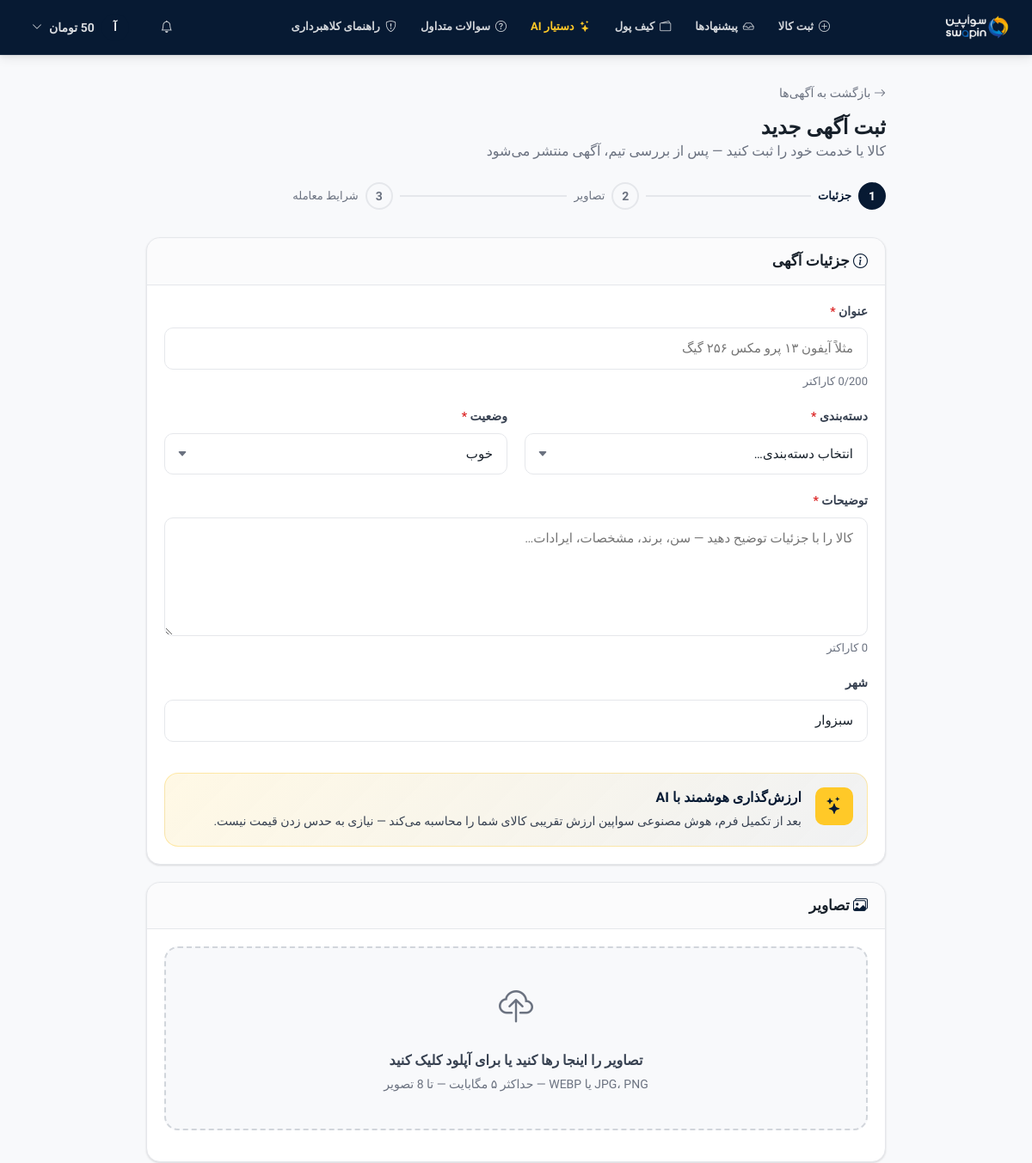
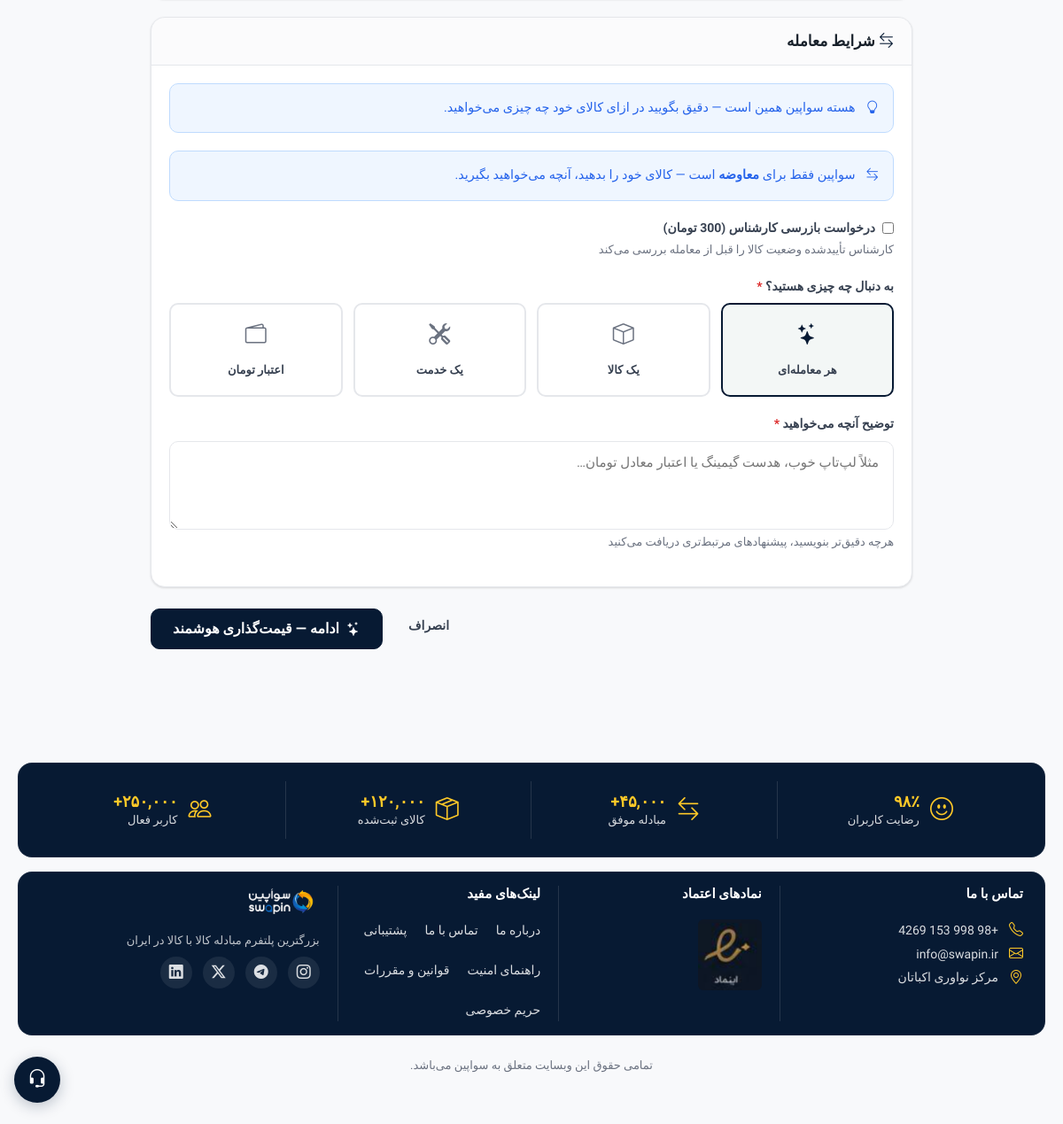
The page /listings/create.php (signed in) on the database its author committed (2 pictures, top to bottom).
### tables this page shows
CREATE TABLE `users` (
  `id` int UNSIGNED NOT NULL,
  `name` varchar(120) NOT NULL,
  `email` varchar(180) NOT NULL,
  `phone` varchar(20) DEFAULT NULL,
  `city` varchar(100) DEFAULT NULL,
  `avatar` varchar(200) DEFAULT NULL,
  `bio` text,
  `password_hash` varchar(255) NOT NULL,
  `credit_balance` decimal(12,2) NOT NULL DEFAULT '0.00',
  `rating` decimal(3,2) NOT NULL DEFAULT '0.00',
  `rating_count` int UNSIGNED NOT NULL DEFAULT '0',
  `verification_level` tinyint UNSIGNED NOT NULL DEFAULT '1' COMMENT '1=email,2=phone,3=id_verified',
  `is_active` tinyint(1) NOT NULL DEFAULT '1',
  `last_seen` datetime DEFAULT NULL,
  `created_at` datetime NOT NULL DEFAULT CURRENT_TIMESTAMP,
  `updated_at` datetime NOT NULL DEFAULT CURRENT_TIMESTAMP ON UPDATE CURRENT_TIMESTAMP
);

### listings/create.php (the view, shortened to what the rows shown need)
<?php
require_once __DIR__ . '/../includes/config.php';
require_once __DIR__ . '/../includes/layout.php';
$user = require_auth();
$vals   = [
    'title'           => '',
    'category_id'     => '',
    'description'     => '',
    'condition'       => 'good',
    'estimated_value' => '',
    'want_in_return'  => '',
    'want_type'       => 'any',
    'listing_mode'    => 'swap',
    'sell_price'      => '',
    'needs_inspection'=> 0,
    'city'            => $user['city'] ?? '',
];
render_head('ثبت آگهی');
render_navbar($user);
?>
<div class="section-sm">
  <div class="container-md">
    <div class="mb-6">
      <h2 class="mt-3">ثبت آگهی جدید</h2>
    </div>
    <form method="POST" enctype="multipart/form-data" id="create-form" novalidate>
      <div class="card mb-5" id="step-1">
        <div class="card-body">
          <div style="display:grid;grid-template-columns:1fr 1fr;gap:var(--sp-5)">
            <div class="form-group">
              <label class="form-label" for="condition">وضعیت <span class="required">*</span></label>
              <select class="form-control" id="condition" name="condition">
                <?php foreach (['new','like_new','good','fair','poor'] as $v): ?>
                <option value="<?= $v ?>" <?= $vals['condition'] === $v ? 'selected' : '' ?>><?= condition_label($v) ?></option>
                <?php endforeach; ?>
              </select>
            </div>
          </div>
          <div style="display:grid;grid-template-columns:1fr;gap:var(--sp-5)">
            <div class="form-group">
              <label class="form-label" for="city">شهر</label>
              <input type="text" class="form-control" id="city" name="city"
                     value="<?= h($vals['city']) ?>" placeholder="شهر شما">
            </div>
          </div>
        </div>
      </div>
      <div class="card mb-6" id="step-3">
        <div class="card-body">
          <div class="form-group">
            <label style="display:flex;align-items:center;gap:var(--sp-2);cursor:pointer">
              <input type="checkbox" name="needs_inspection" value="1" <?= !empty($vals['needs_inspection']) ? 'checked' : '' ?>>
              <span class="form-label" style="margin:0">درخواست بازرسی کارشناس (<?= fmt_credit(INSPECTION_KBC) ?>)</span>
            </label>
          </div>
        </div>
      </div>
    </form>
  </div>
</div>
<?php render_footer(); ?>

### includes/layout.php (shortened to what the rows shown need)
<?php
require_once __DIR__ . '/config.php';
function render_head(string $title = '', string $desc = '', array $seo = []): void {
    $t         = $title ? h($title) . ' — ' . APP_NAME : APP_NAME . ' — بازار تعویض هوشمند';
    $d         = $desc  ? h($desc)  : 'کالا و خدمات را مستقیم در سواپین مبادله کنید — بازار تعویض هوشمند.';
    $url       = APP_URL;
    $canonical = h($seo['canonical'] ?? seo_canonical());
    $ogImage   = h($seo['og_image'] ?? LOGO_URL);
    $ogType    = h($seo['og_type'] ?? 'website');
    $robots    = h($seo['robots'] ?? 'index, follow');
    $ogTitle   = h($seo['og_title'] ?? ($title ?: APP_NAME . ' — بازار تعویض هوشمند'));
    $appName    = h(APP_NAME);
    $creditUnit = h(CREDIT_UNIT);
    $csrf       = h(csrf_token());
    $keywords = '';
    $jsonLd = '';
    echo <<<HTML
<!DOCTYPE html>
<html lang="fa" dir="rtl">
<head>
<meta charset="UTF-8">
<meta name="viewport" content="width=device-width, initial-scale=1.0">
<meta name="csrf-token" content="{$csrf}">
<title>{$t}</title>
<meta name="description" content="{$d}">
<meta name="robots" content="{$robots}">
<meta name="app-url" content="{$url}">
<meta name="credit-unit" content="{$creditUnit}">
<link rel="canonical" href="{$canonical}">
<meta property="og:locale" content="fa_IR">
<meta property="og:site_name" content="{$appName}">
<meta property="og:title" content="{$ogTitle}">
<meta property="og:description" content="{$d}">
<meta property="og:url" content="{$canonical}">
<meta property="og:type" content="{$ogType}">
<meta property="og:image" content="{$ogImage}">
<meta name="twitter:card" content="summary_large_image">
<meta name="twitter:title" content="{$ogTitle}">
<meta name="twitter:description" content="{$d}">
<meta name="twitter:image" content="{$ogImage}">
<meta name="theme-color" content="#0a2540">
{$keywords}{$jsonLd}<link rel="preconnect" href="https://fonts.googleapis.com">
<link rel="preconnect" href="https://fonts.gstatic.com" crossorigin>
<link href="https://fonts.googleapis.com/css2?family=Vazirmatn:wght@400;500;600;700;800&display=swap" rel="stylesheet">
<link rel="stylesheet" href="https://cdn.jsdelivr.net/npm/bootstrap-icons@1.11.3/font/bootstrap-icons.css">
<link rel="stylesheet" href="{$url}/src/css/main.css">
<link rel="icon" type="image/png" sizes="32x32" href="{$url}/src/img/fav_icon/android-chrome-512x512.png">
<link rel="icon" type="image/png" sizes="16x16" href="{$url}/src/img/fav_icon/android-chrome-192x192.png">
<link rel="apple-touch-icon" href="{$url}/src/img/fav_icon/apple-touch-icon.png">
<link rel="manifest" href="{$url}/src/img/fav_icon/site.webmanifest">
</head>
<body>
<a href="#main-content" class="skip-link">رفتن به محتوای اصلی</a>
HTML;
}
function render_navbar(?array $user = null): void {
    $url        = APP_URL;
    $logoUrl    = APP_URL . '/src/img/swapin-light-png.png';
    $appName    = APP_NAME;
    $creditUnit = h(CREDIT_UNIT);
    $unread     = 0;
    $pendOffers = 0;
    if ($user) {
        $unread     = (int)(DB::fetch('SELECT COUNT(*) as c FROM messages WHERE to_user_id = ? AND is_read = 0', [$user['id']])['c'] ?? 0);
        $pendOffers = (int)(DB::fetch(
            'SELECT COUNT(*) as c FROM trade_offers o JOIN listings l ON l.id = o.listing_id WHERE l.user_id = ? AND o.status = "pending"',
            [$user['id']]
        )['c'] ?? 0);
    }
    $notifTotal = $unread + $pendOffers;
    $notifClass = $notifTotal > 0 ? 'notif-dot' : '';
    $initials   = $user ? mb_strtoupper(mb_substr($user['name'], 0, 1)) : '';
    $loggedIn   = $user !== null;
    echo <<<HTML
<header class="site-header" role="banner">
<nav class="navbar" aria-label="ناوبری اصلی">
  <div class="navbar-inner">
    <button type="button" class="navbar-hamburger" id="nav-hamburger" aria-label="منو">
      <i class="bi bi-list"></i>
    </button>
    <a href="{$url}/" class="navbar-brand">
      <img src="{$logoUrl}" alt="{$appName}" class="brand-logo">
    </a>
    <div class="navbar-nav hide-mobile">
HTML;
    echo <<<HTML
    </div>
    <!-- <div class="navbar-search hide-mobile">
      <i class="bi bi-search search-icon"></i>
      <input type="search" id="global-search" placeholder="جستجوی آگهی‌ها…" autocomplete="off">
    </div> -->
    <div class="navbar-actions">
HTML;
    if ($loggedIn) {
        $credFmt = number_format((float)$user['credit_balance'], 0);
        echo <<<HTML
      <button type="button" class="btn btn-ghost btn-icon {$notifClass}" id="notif-bell-btn" title="اعلان‌ها" aria-label="اعلان‌ها">
        <i class="bi bi-bell"></i>
      </button>
      <div class="dropdown hide-mobile">
        <button class="btn btn-ghost d-flex align-center gap-2" id="user-menu-btn">
          <span class="avatar avatar-sm">{$initials}</span>
          <span class="hide-mobile" style="font-size:.875rem;font-weight:600">{$credFmt} {$creditUnit}</span>
          <i class="bi bi-chevron-down" style="font-size:.75rem"></i>
        </button>
        <div class="dropdown-menu" id="user-menu">
          <a href="{$url}/dashboard.php" class="dropdown-item"><i class="bi bi-speedometer2"></i> داشبورد</a>
HTML;
        $logoutCsrf = csrf_field();
        echo <<<HTML
          <form method="POST" action="{$url}/auth/logout.php" style="margin:0">
            {$logoutCsrf}
            <button type="submit" class="dropdown-item" style="color:var(--danger);width:100%;border:0;background:none;text-align:inherit;cursor:pointer;font:inherit">
              <i class="bi bi-box-arrow-right"></i> خروج
            </button>
          </form>
        </div>
      </div>
HTML;
    }
    echo <<<HTML
    </div>
  </div>
</nav>
</header>
<div class="mobile-nav-overlay" id="mobile-nav-overlay"></div>
<aside class="mobile-drawer" id="mobile-drawer">
  <div class="mobile-drawer__header">
    <strong>منو</strong>
    <button type="button" id="nav-hamburger-close" aria-label="بستن"><i class="bi bi-x-lg"></i></button>
  </div>
  <nav class="mobile-drawer__nav">
HTML;
    echo <<<HTML
  </nav>
</aside>
<div id="toast-container"></div>
HTML;
}
function render_footer(): void {
    $url      = APP_URL;
    echo <<<HTML
<script src="{$url}/src/js/app.js"></script>
</body>
</html>
HTML;
}

### rows shown on the page
users: name "آ", credit_balance "50", condition "خوب", city "سبزوار"

### other values the page prints
$label "ثبت کالا"
$label "پیشنهادها"
$label "کیف پول"
$label "دستیار AI"
$label "سوالات متداول"
$label "راهنمای کلاهبرداری"
$creditUnit "تومان"
APP_NAME "سواپین"
fmt_credit(INSPECTION_KBC) "300 تومان"
$label "هر معامله‌ای"
$label "یک کالا"
$label "یک خدمت"
$label "اعتبار تومان"
